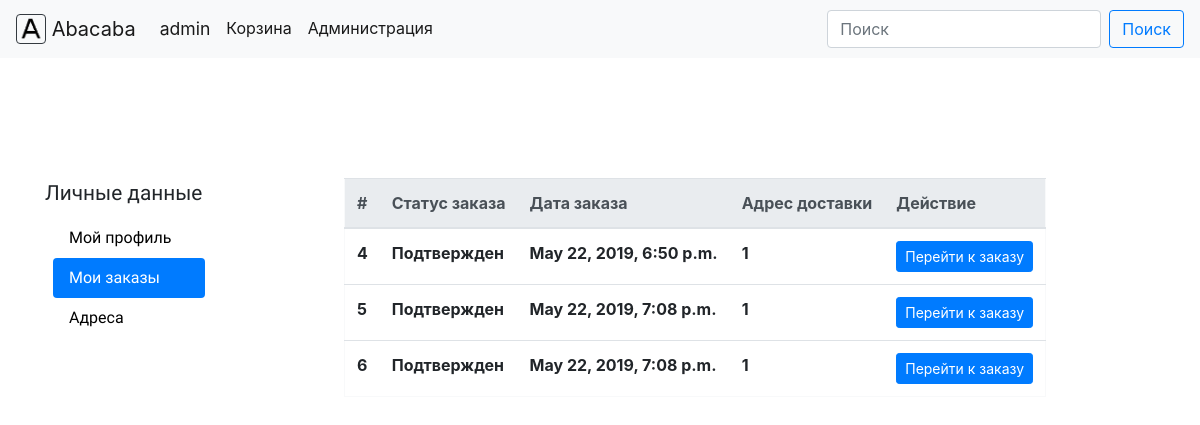
/accounts/orders (signed in), run on an earlier commit of the app's database.
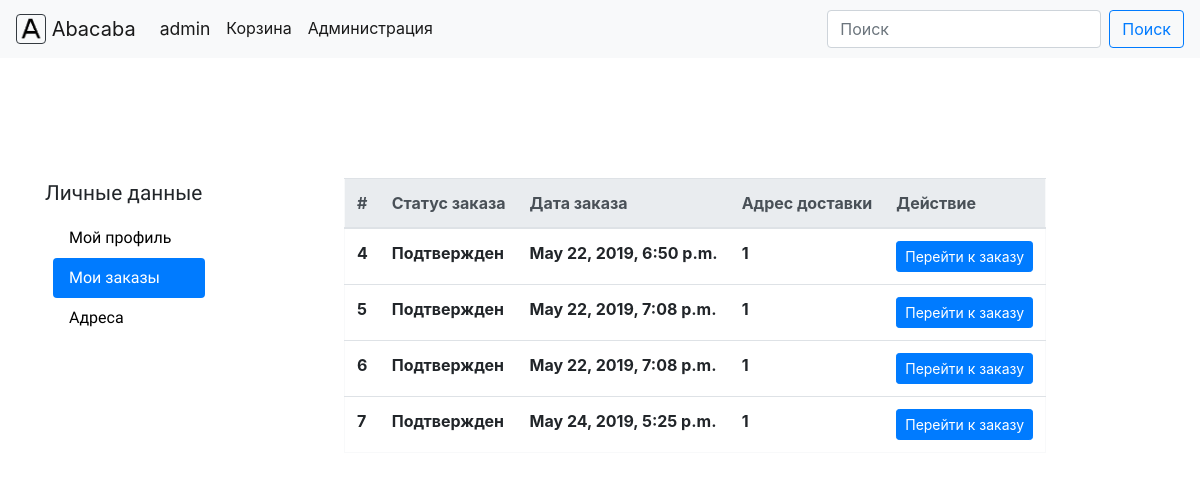
And on a later commit of the database.
### core/models.py (models this page shows, shortened)
class OrderProduct(models.Model):
    id = models.AutoField(primary_key=True)
    quantity = models.IntegerField()
    stock_product = models.ForeignKey(to=StockProduct,
                                      on_delete=models.CASCADE,
                                      related_name='order_products')
    order = models.ForeignKey(
        to=Order,
        on_delete=models.CASCADE,
        null=True,
        blank=True,
        related_name='products'
    )
    cart = models.ForeignKey(
        to=Cart,
        on_delete=models.SET_NULL,
        null=True,
        blank=True,
        related_name='products'
    )
    cost = models.IntegerField(default=0)

class Order(models.Model):
    id = models.AutoField(primary_key=True)
    status = models.TextField(default='Ожидает подтверждения')
    author = models.ForeignKey(to=User,
                               on_delete=models.CASCADE,
                               null=True,
                               blank=True,
                               related_name='orders')
    cost = models.IntegerField(default=0)
    order_date = models.DateTimeField(auto_now_add=True)
    address = models.ForeignKey(to=Addresses,
                                on_delete=models.SET_NULL,
                                null=True,
                                related_name='orders')
    email = models.TextField(null=True,
                             blank=True)  # #Электронная почта для заказов от незарегистрированных пользователей

class Addresses(models.Model):
    id = models.AutoField(primary_key=True)
    description = models.TextField(blank=True,
                                   null=True)
    customer = models.ForeignKey(to=User,
                                 on_delete=models.CASCADE,
                                 null=True,
                                 blank=True,
                                 related_name='addresses')
    city = models.TextField(default='Москва')
    street = models.TextField(default='Довженко')
    building = models.TextField(default='1')
    flat = models.TextField(default='1')
    entrance = models.TextField(null=True, blank=True)

### core/views.py (the view)
# urls.py: url('accounts/orders', views.profile_orders, name='profile_orders'),
@login_required
def profile_orders(request):
    user = User.objects.get(username=request.user.username)
    orders = OrderProduct.objects.all().filter(order__author=user)
    if orders.count() == 0:
        return render(request, 'registration/profile_orders.html', {'empty': 'yes'})
    return render(request, 'registration/profile_orders.html', {'orders': orders})

### core/templates/registration/profile_orders.html (shortened to what this page needs)
{% extends 'registration/profile_navigation.html' %}
{% block data %}
    <div>
        {% load widget_tweaks %}
        {% if not empty %}
            <table class="table border border-light">
              <thead class="thead-light">
                <tr>
                    <th scope="col">#</th>
                    <th scope="col">Статус заказа</th>
                    <th scope="col">Дата заказа</th>
                    <th scope="col">Адрес доставки</th>
                    <th scope="col">Действие</th>
                </tr>
              </thead>
              <tbody>
                    {% for key in orders %}
                        <tr>
                            <th scope="row" style="overflow: hidden;">{{ key.id }}</th>
                            <th scope="row" style="overflow: hidden;">{{ key.order.status }}</th>
                            <th scope="row" style="overflow: hidden;">{{ key.order.order_date }}</th>
                            <th scope="row" style="overflow: hidden;">{{ key.order.address.description }}</th>
                            <th scope="row" style="overflow: hidden;">
                                <a class="btn btn-primary btn-sm" href="/order?id={{ key.id }}">Перейти к заказу</a>
                            </th>
                        </tr>
                    {% endfor %}
              </tbody>
            </table>
        {% endif %}
    </div>
{% endblock %}

What changed in the data, as far as the page shows it:
added OrderProduct: id "7", order.status "Подтвержден", order.order_date "May 24, 2019, 5:25 p.m.", order.address.description "1"
